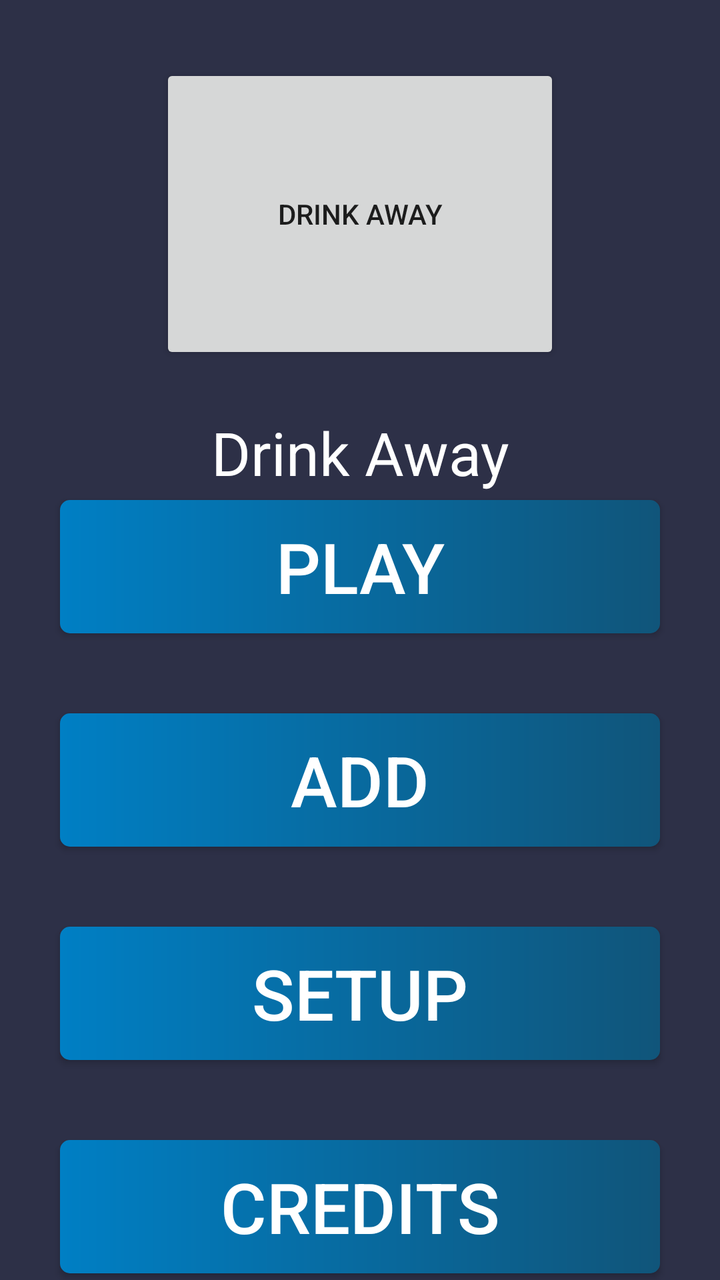
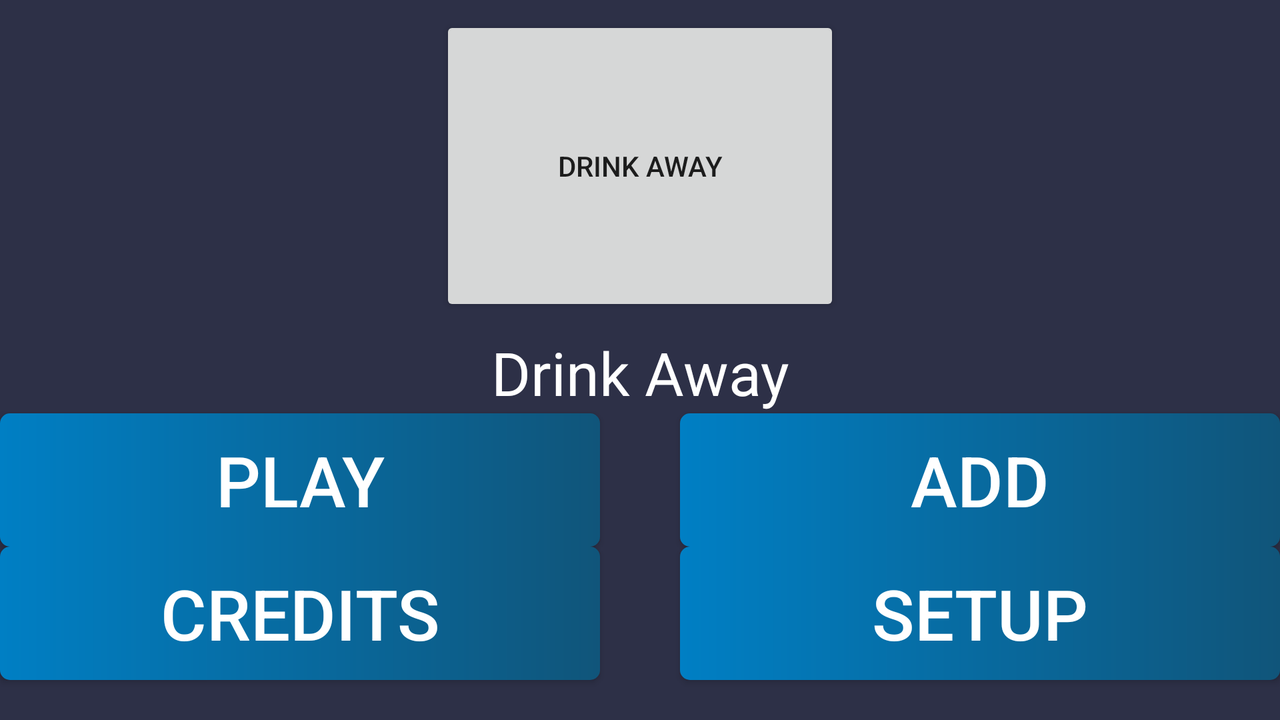

One screen, two layout resources from the same app: the default and the repository's alternative for another configuration. Each is rendered where Android would select it; the XML of both is given below.
<!-- AndroidManifest.xml: application theme AppTheme -->
<!-- res/layout/activity_main.xml -->
<?xml version="1.0" encoding="utf-8"?>
<androidx.constraintlayout.widget.ConstraintLayout xmlns:android="http://schemas.android.com/apk/res/android"
    xmlns:app="http://schemas.android.com/apk/res-auto"
    xmlns:tools="http://schemas.android.com/tools"
    android:layout_width="match_parent"
    android:layout_height="match_parent"
    android:background="@color/PrimaryBackground"
    tools:context=".MainActivity">


    <Button
        android:id="@+id/button"
        android:layout_width="200dp"
        android:layout_height="wrap_content"
        android:layout_marginTop="32dp"
        android:minHeight="150dp"
        android:text="@string/app_name"
        app:layout_constraintEnd_toEndOf="parent"
        app:layout_constraintStart_toStartOf="parent"
        app:layout_constraintTop_toTopOf="parent" />

    <TextView
        android:id="@+id/textView"
        android:layout_width="wrap_content"
        android:layout_height="wrap_content"
        android:layout_marginTop="24dp"
        android:text="@string/app_name"
        android:textAlignment="center"
        android:textColor="@android:color/white"
        android:textSize="30sp"
        app:layout_constraintEnd_toEndOf="parent"
        app:layout_constraintStart_toStartOf="parent"
        app:layout_constraintTop_toBottomOf="@+id/button" />

    <LinearLayout
        android:layout_width="0dp"
        android:layout_height="wrap_content"
        android:layout_marginTop="24dp"
        android:layout_marginBottom="24dp"
        android:gravity="center"
        android:orientation="vertical"
        app:layout_constraintBottom_toBottomOf="parent"
        app:layout_constraintEnd_toEndOf="parent"
        app:layout_constraintHorizontal_bias="0.0"
        app:layout_constraintStart_toStartOf="parent"
        app:layout_constraintTop_toBottomOf="@+id/textView">

        <Button
            style="@style/BlueGradientBtn"
            android:layout_height="wrap_content"
            android:layout_margin="20dp"
            android:onClick="playActivity"
            android:text="@string/playBtn" />

        <Button
            style="@style/BlueGradientBtn"
            android:layout_height="wrap_content"
            android:layout_margin="20dp"
            android:onClick="addActivity"
            android:text="@string/addBtn" />

        <Button
            style="@style/BlueGradientBtn"
            android:layout_height="wrap_content"
            android:layout_margin="20dp"
            android:onClick="setupActivity"
            android:text="@string/setupBtn" />


        <Button
            style="@style/BlueGradientBtn"
            android:layout_height="wrap_content"
            android:layout_margin="20dp"
            android:onClick="creditActivity"
            android:text="@string/creditsBtn" />
    </LinearLayout>


</androidx.constraintlayout.widget.ConstraintLayout>
<!-- resources referenced by this layout -->
<resources>
  <color name="PrimaryBackground">#2D3047</color>
  <string name="addBtn">Add</string>
  <string name="app_name">Drink Away</string>
  <string name="creditsBtn">Credits</string>
  <string name="playBtn">Play</string>
  <string name="setupBtn">Setup</string>
  <style name="BlueGradientBtn" parent="TextAppearance.AppCompat.Button">
          <item name="android:layout_width">300dp</item>
          <item name="android:textAlignment">center</item>
          <item name="android:textColor">#FFFFFF</item>
          <item name="android:textSize">35sp</item>
          <item name="android:background">@drawable/blue_btn_gradient</item>
          
          <item name="android:padding">10dp</item>
          <item name="android:layout_margin">30dp</item>
      </style>
  <style name="AppTheme" parent="Theme.AppCompat.Light.DarkActionBar">
          
          <item name="colorPrimary">@color/colorPrimary</item>
          <item name="colorPrimaryDark">@color/colorPrimaryDark</item>
          <item name="colorAccent">@color/colorAccent</item>
      </style>
  <!-- drawable blue_btn_gradient (drawable) -->
  <?xml version="1.0" encoding="utf-8"?>
  <shape xmlns:android="http://schemas.android.com/apk/res/android"
      android:shape="rectangle">
  
      <gradient
          android:centerX="50%"
          android:centerY="50%"
          android:endColor="#10557A"
          android:gradientRadius="100dp"
          android:startColor="#007FC4"
          android:type="linear" />
  
      <corners android:radius="5dp" />
  
  </shape>
  <color name="colorPrimary">#2D3047</color>
  <color name="colorPrimaryDark">#24273F</color>
  <color name="colorAccent">#007FC4</color>
</resources>
<!-- res/layout-land/activity_main.xml (the repository's variant of the layout above) -->
<!-- drawn on the phone turned sideways -->
<?xml version="1.0" encoding="utf-8"?>
<androidx.constraintlayout.widget.ConstraintLayout xmlns:android="http://schemas.android.com/apk/res/android"
    xmlns:app="http://schemas.android.com/apk/res-auto"
    xmlns:tools="http://schemas.android.com/tools"
    android:layout_width="match_parent"
    android:layout_height="match_parent"
    android:background="@color/PrimaryBackground"
    tools:context=".MainActivity">


    <Button
        android:id="@+id/button"
        android:layout_width="200dp"
        android:layout_height="wrap_content"
        android:layout_marginTop="8dp"
        android:minHeight="150dp"
        android:text="@string/app_name"
        app:layout_constraintEnd_toEndOf="parent"
        app:layout_constraintStart_toStartOf="parent"
        app:layout_constraintTop_toTopOf="parent" />

    <TextView
        android:id="@+id/textView"
        android:layout_width="wrap_content"
        android:layout_height="wrap_content"
        android:layout_marginTop="8dp"
        android:text="@string/app_name"
        android:textAlignment="center"
        android:textColor="@android:color/white"
        android:textSize="30sp"
        app:layout_constraintEnd_toEndOf="parent"
        app:layout_constraintStart_toStartOf="parent"
        app:layout_constraintTop_toBottomOf="@+id/button" />

    <Button
        android:id="@+id/button5"
        style="@style/BlueGradientBtn"
        android:layout_height="wrap_content"
        android:layout_margin="20dp"
        android:layout_marginBottom="8dp"
        android:onClick="setupActivity"
        android:text="@string/setupBtn"
        app:layout_constraintBottom_toBottomOf="parent"
        app:layout_constraintEnd_toEndOf="parent"
        app:layout_constraintHorizontal_bias="0.5"
        app:layout_constraintStart_toEndOf="@+id/button3" />

    <Button
        android:id="@+id/button9"
        style="@style/BlueGradientBtn"
        android:layout_height="wrap_content"
        android:layout_margin="20dp"
        android:layout_marginTop="16dp"
        android:onClick="playActivity"
        android:text="@string/playBtn"
        app:layout_constraintBottom_toTopOf="@+id/button3"
        app:layout_constraintEnd_toStartOf="@+id/button8"
        app:layout_constraintHorizontal_bias="0.5"
        app:layout_constraintStart_toStartOf="parent"
        app:layout_constraintTop_toBottomOf="@+id/textView" />

    <Button
        android:id="@+id/button3"
        style="@style/BlueGradientBtn"
        android:layout_height="wrap_content"
        android:layout_margin="20dp"
        android:layout_marginBottom="8dp"
        android:onClick="creditActivity"
        android:text="@string/creditsBtn"
        app:layout_constraintBottom_toBottomOf="parent"
        app:layout_constraintEnd_toStartOf="@+id/button5"
        app:layout_constraintHorizontal_bias="0.5"
        app:layout_constraintStart_toStartOf="parent" />

    <Button
        android:id="@+id/button8"
        style="@style/BlueGradientBtn"
        android:layout_height="wrap_content"
        android:layout_margin="20dp"
        android:layout_marginTop="16dp"
        android:layout_marginBottom="15dp"
        android:onClick="addActivity"
        android:text="@string/addBtn"
        app:layout_constraintBottom_toTopOf="@+id/button5"
        app:layout_constraintEnd_toEndOf="parent"
        app:layout_constraintHorizontal_bias="0.5"
        app:layout_constraintStart_toEndOf="@+id/button9"
        app:layout_constraintTop_toBottomOf="@+id/textView" />


</androidx.constraintlayout.widget.ConstraintLayout>
